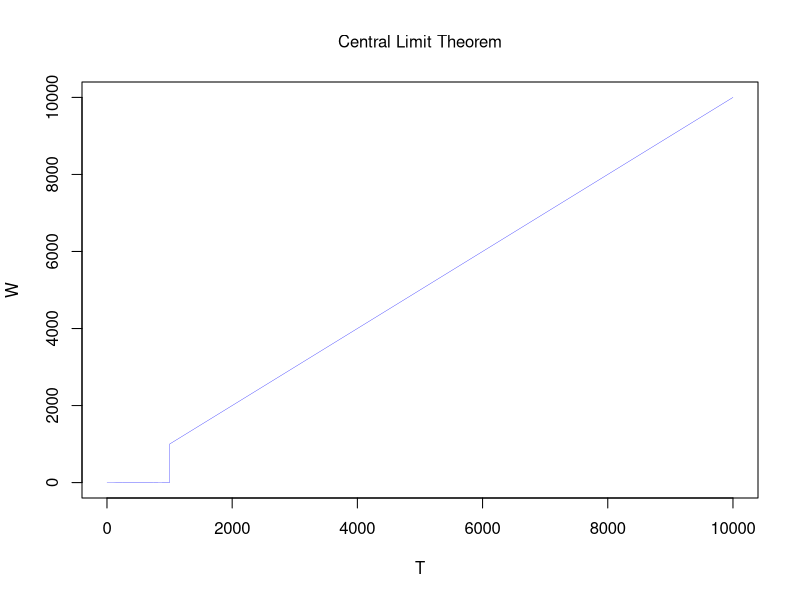
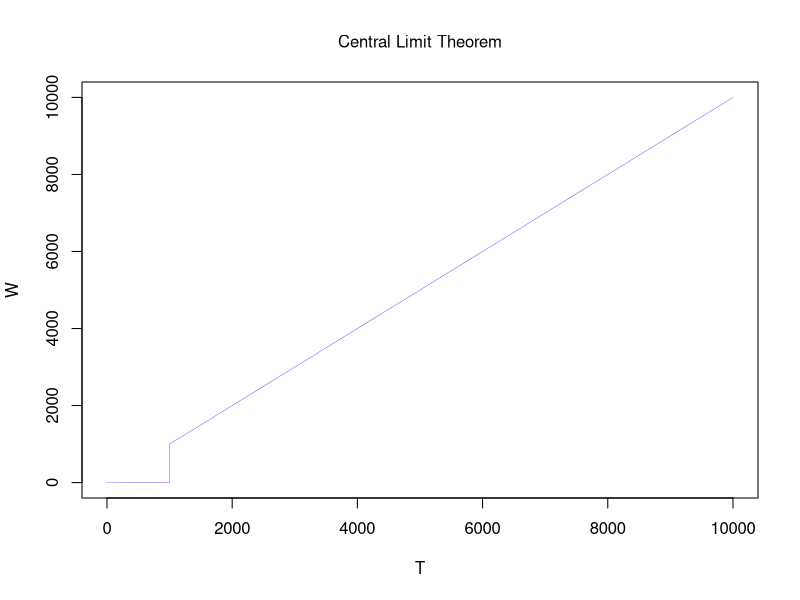
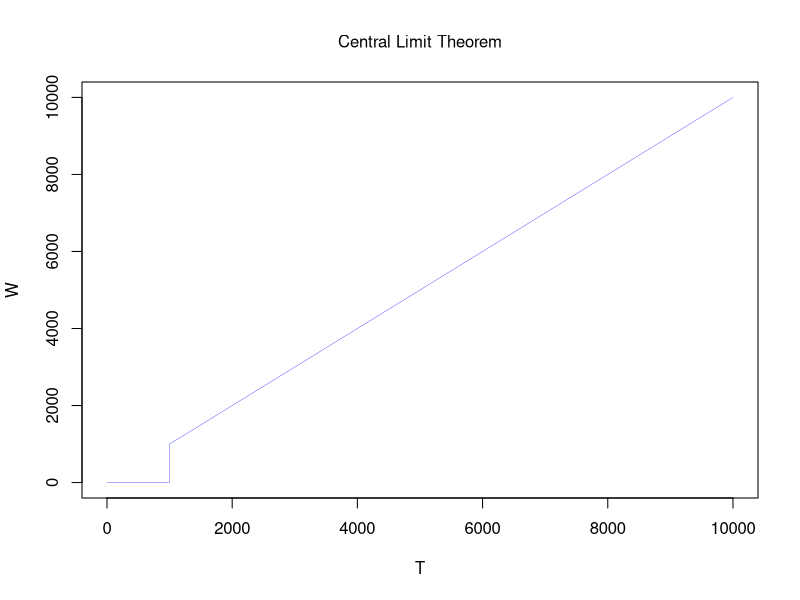
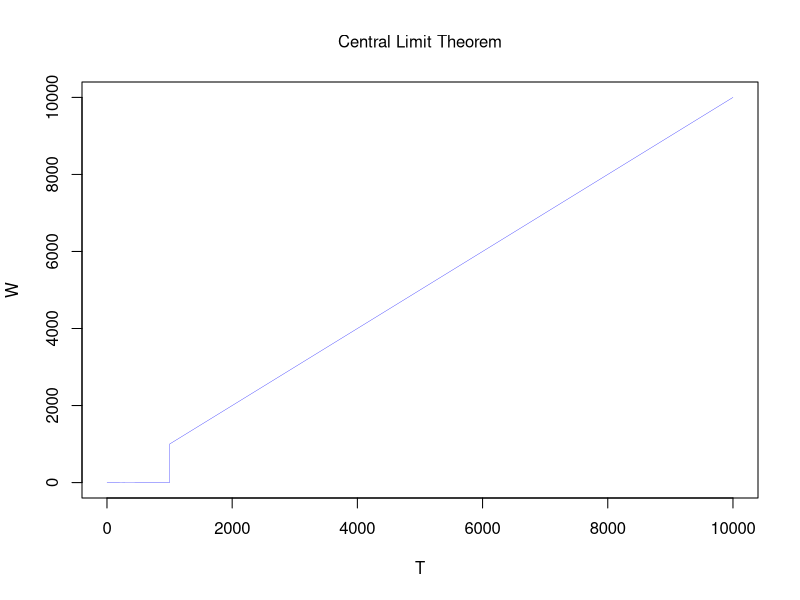
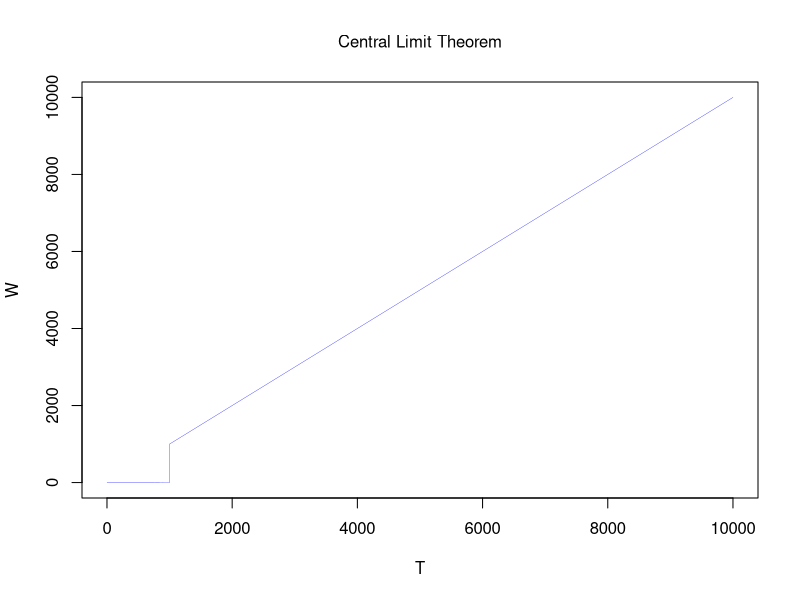
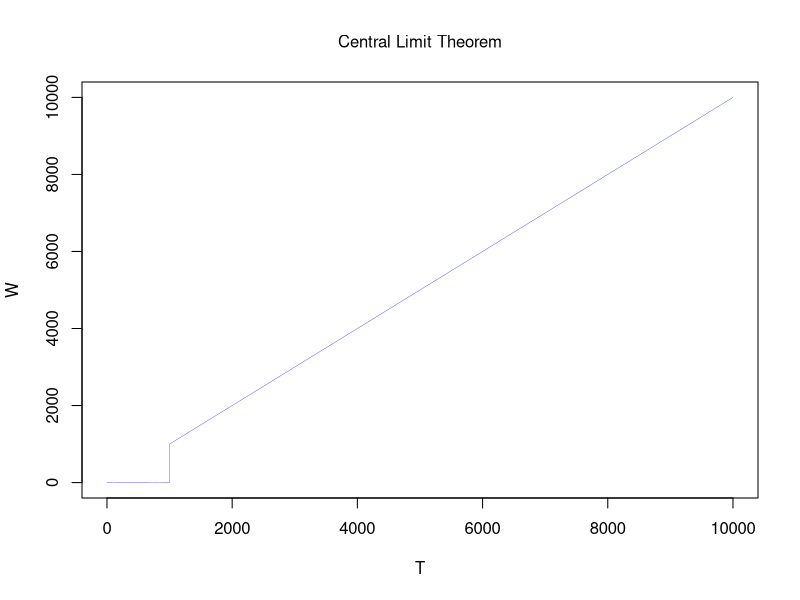
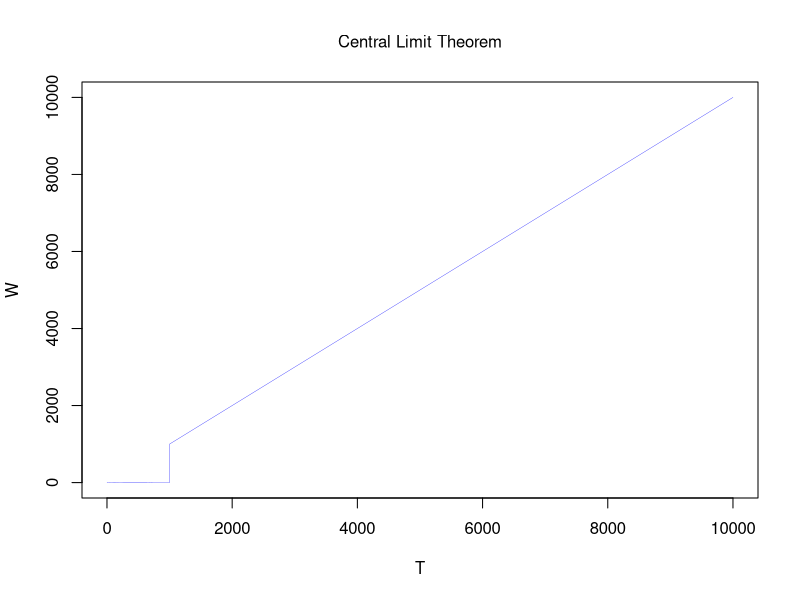
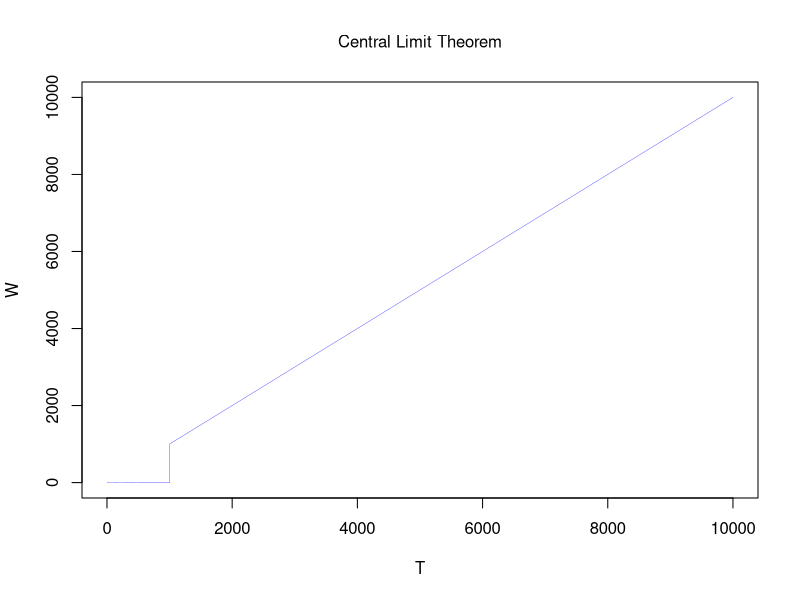

The R source for these figures, in order: (Note: a time limit stopped this script after it produced the figures.)
K <- 100000   # Number of samples, other loop
N <- 10000    # Number of independent random variables, inner loop
D <- 1:K      # Sample vector
S <- 1:N      # Sum of random variables 
W <- 1:N      # Renormalizes sum of random variables
T <- 1:N      # Number of step in the computation of the sum

# Choice of the limit theorem
param <- 1 # 0 for SLLN 
           # 1 for CLT
if (param == 0)
	{sigma <- 1/N}
if (param == 1)
	{sigma <- 1/sqrt(N)}

# The computation
for(k in 1:K){
N <- 1000
f <- 2*rbinom(n=N,size=1,prob=0.5) - 1
S[1] <- f[1]
for (i in 2:N){S[i] <- S[i-1] + f[i]}
for (i in 1:N){W[i] <- sigma * S[i]}
for (i in 1:N){T[i] <- i}
plot(T,W,type="l",col="blue1",lwd=0.3)
if (param == 0)
	title( "Strong Law of Large Numbers" , cex.main=1, font.main=1 )
if (param == 1)
	title( "Central Limit Theorem" , cex.main=1, font.main=1 )
D[k] <- W[N]
}

# Output histogram
if (param == 0)
   hist(D,main="Histogram for Strong Law of Large Numbers")
if (param == 1)
   hist(D,main="Histogram for Central Limit Theorem")
